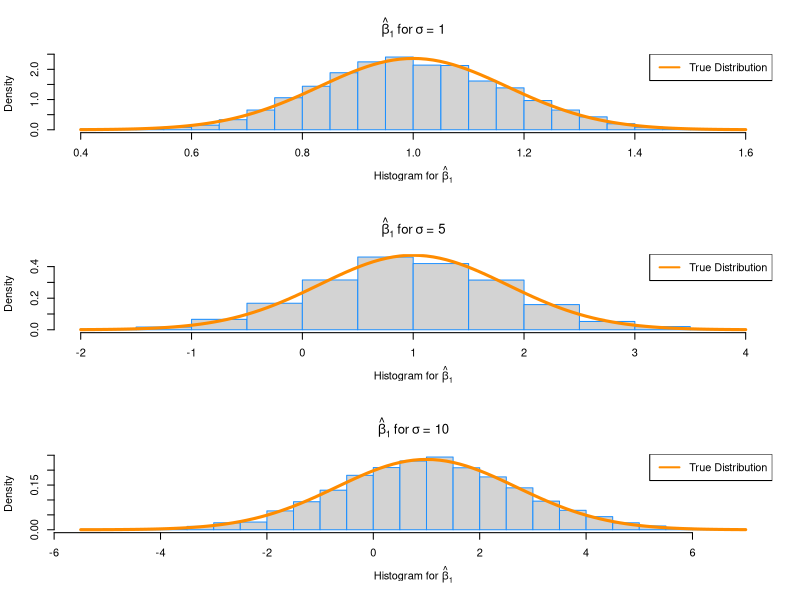
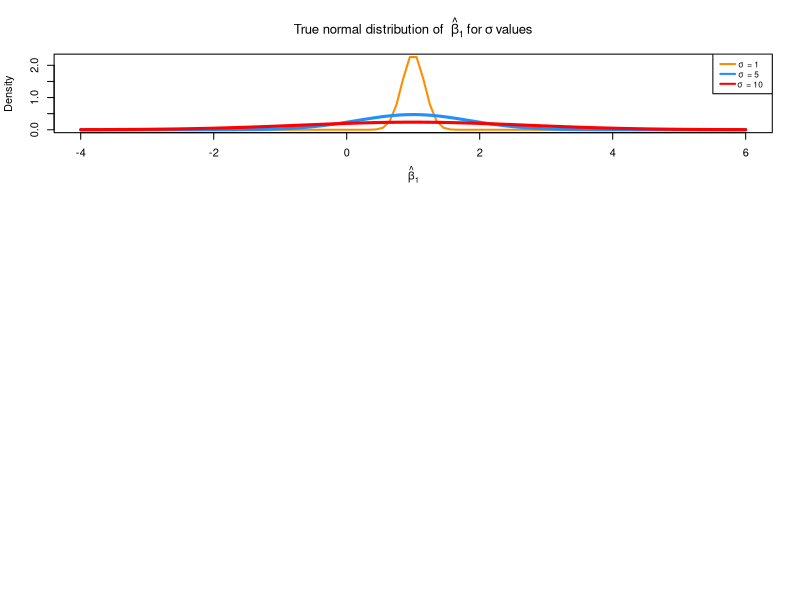
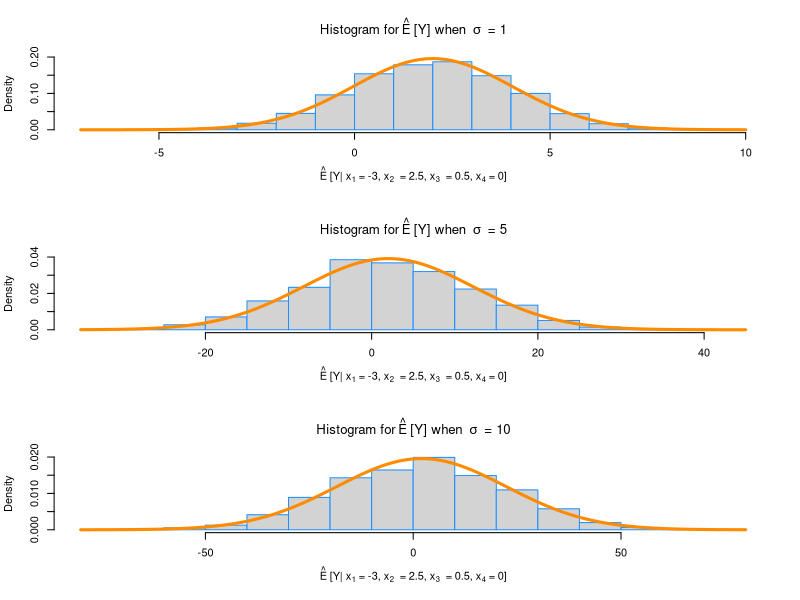
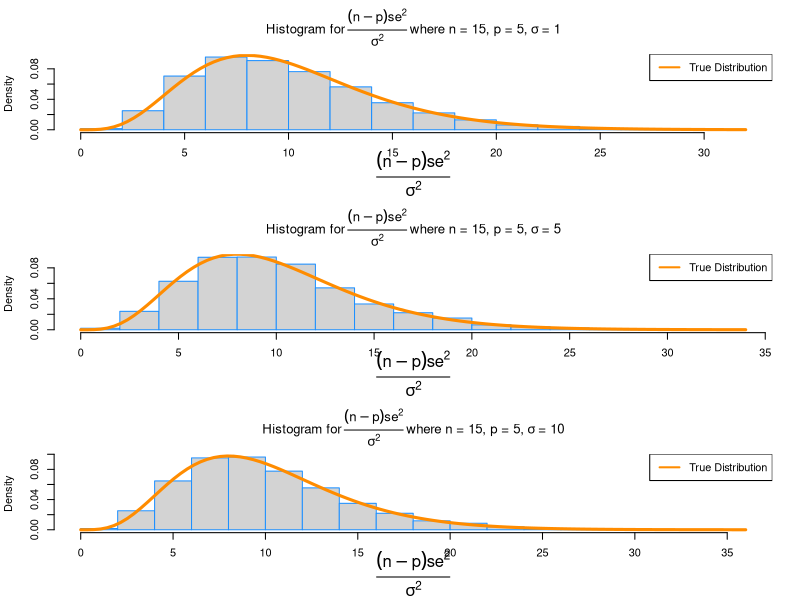
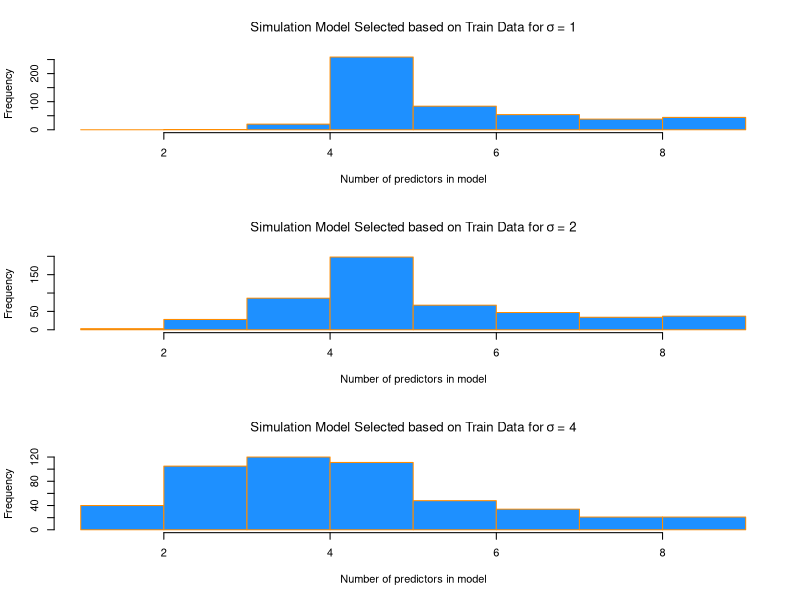
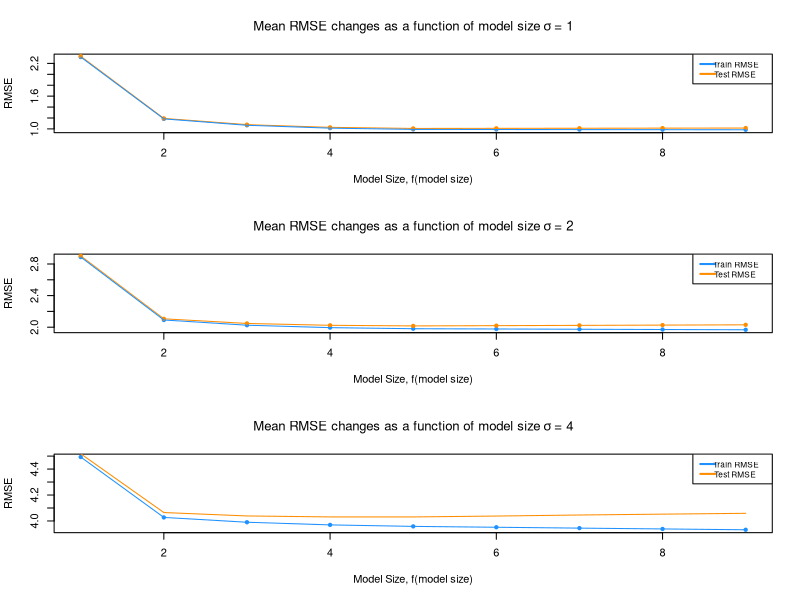

These figures' R source, in order: (Note: a time limit stopped this script after it produced the figures.)
## ---- chunk 1
birthday = 19810803
set.seed(birthday)

library(readr)
study_1 = read_csv("study_1.csv")

num_sims = 3000 # number of simulations
n = 15          # sample size
p = 5           # number of beta parameters

beta_0 = 2
beta_1 = 1
beta_2 = 1
beta_3 = 1
beta_4 = 1
sigma_1 = 1
sigma_2 = 5
sigma_3 = 10

x0 = rep(1, n)
x1 = study_1$x1
x2 = study_1$x2
x3 = study_1$x3
x4 = study_1$x4
X = cbind(x0, x1, x2, x3, x4)
C = solve(t(X) %*% X)
y = rep(0, n)

xo = c(1, -3, 2.5, 0.5, 0)
sim_data = data.frame(x1, x2, x3, x4, y)

simulate = function(num_sims, sigma){
  
  beta_hat_1   = rep(0, num_sims)
  se_squared   = rep(0, num_sims) 
  y_hat_xo     = rep(0, num_sims)

  for(i in 1:num_sims) {
    #create noise
    eps = rnorm(n, mean = 0 , sd = sigma)
    #simulate y values
    sim_data$y = beta_0 * x0 + beta_1 * x1 + beta_2 * x2 + beta_3 * x3 + beta_4 * x4 + eps
    #fit the model
    fit = lm(y ~ x1 + x2 + x3 + x4, data = sim_data)
    #extract values of interest
    beta_hat_1[i]   = coef(fit)[2]
    se_squared[i]   = (summary(fit)$sigma) ^ 2
    #calculate beta_hat for matrix multiplication to determine y_hat_xo
    beta_hat = solve(t(X) %*% X) %*% t(X) %*% sim_data$y
    y_hat_xo[i] = xo %*% beta_hat

  }
  data.frame(beta_hat_1 = beta_hat_1, se_squared = se_squared, y_hat_xo = y_hat_xo)
}

sim1 = simulate(num_sims, sigma_1)
sim2 = simulate(num_sims, sigma_2)
sim3 = simulate(num_sims, sigma_3)
## ---- chunk 2
#Examine beta_1 for simulations

get_true_variance = function(sigma){
  sigma ^ 2 * C[1 + 1, 1 + 1]
}

get_true_sd = function(sigma){
  sqrt(sigma ^ 2 * C[1 + 1, 1 + 1])
}

true_mean      = c(beta_1,beta_1, beta_1)
empirical_mean = c(mean(sim1$beta_hat_1),      mean(sim2$beta_hat_1),      mean(sim3$beta_hat_1))
true_variance  = c(get_true_variance(sigma_1), get_true_variance(sigma_2), get_true_variance(sigma_3))
empirical_var  = c(var(sim1$beta_hat_1),       var(sim2$beta_hat_1),       var(sim3$beta_hat_1))
true_sd        = c(get_true_sd(sigma_1),       get_true_sd(sigma_2),       get_true_sd(sigma_3))
empirical_sd   = c(sd(sim1$beta_hat_1),        sd(sim2$beta_hat_1),        sd(sim3$beta_hat_1))

simulations    = c("sim 1", "sim 2", "sim 3")
study_1_sigmas = c(sigma_1, sigma_2, sigma_3)

results = data.frame(simulations, study_1_sigmas, true_mean, empirical_mean, true_variance, empirical_var, true_sd, empirical_sd)
colnames(results) = c("Simulation Set", "Sigma Value", "True Mean", "Empirical Mean", "True Variance", "Empirical Variance", "True SD", "Empirical SD" )

## ---- chunk 3
knitr::kable(results, caption = "Analysis for True and Empirical Values Associated with beta_1_hat")
## ---- chunk 4
#examine distibutions
prob = rep(0, 3)
get_prob = function(sigma, beta_hat_1){
  sd_bh1 = sqrt(sigma ^ 2 * C[1 + 1, 1 + 1])
  prob[1] = mean(beta_1 - 1 * sd_bh1 < beta_hat_1 & beta_hat_1 < beta_1 + 1 * sd_bh1)
  prob[2] = mean(beta_1 - 2 * sd_bh1 < beta_hat_1 & beta_hat_1 < beta_2 + 2 * sd_bh1)
  prob[3] = mean(beta_1 - 3 * sd_bh1 < beta_hat_1 & beta_hat_1 < beta_2 + 3 * sd_bh1)
  prob
}
# We expect these to be: 0.68, 0.95, 0.997 since beta_hat_1 follows a normal distribution
#Get Probability for simulation 1
get_prob(sigma_1, sim1$beta_hat_1)
#Get Probability for simulation 2
get_prob(sigma_2, sim2$beta_hat_1)
#Get Probability for simulation 3
get_prob(sigma_3, sim3$beta_hat_1)
## ---- chunk 5
#
#setting to a 3x1
par(mfrow = c(3,1))

#simulation study with sigma = 1, normal distibution
hist(sim1$beta_hat_1, prob = TRUE, breaks = 20,
     xlab = expression("Histogram for" ~ hat(beta)[1]), 
     main = expression(hat(beta)[1]  ~ "for" ~ sigma ~ "= 1") , border = "dodgerblue", cex = 1.5)

curve(dnorm(x, mean = beta_1, sd = sqrt(sigma_1 ^ 2 * C[1 + 1, 1 + 1])),
      col = "darkorange", add = TRUE, lwd = 3)

legend("topright", "True Distribution", lty = c(1, 2), lwd = 2, col = "darkorange")


#simulation study with sigma = 5, normal distibution
hist(sim2$beta_hat_1, prob = TRUE, breaks = 20,
     xlab = expression("Histogram for" ~ hat(beta)[1]), 
     main = expression(hat(beta)[1]  ~ "for" ~ sigma ~ "= 5") , border = "dodgerblue", cex = 1.5)

curve(dnorm(x, mean = beta_1, sd = sqrt(sigma_2 ^ 2 * C[1 + 1, 1 + 1])),
      col = "darkorange", add = TRUE, lwd = 3)

legend("topright", "True Distribution", lty = c(1, 2), lwd = 2, col = "darkorange")


#simulation study with sigma = 10, normal distibution
hist(sim3$beta_hat_1, prob = TRUE, breaks = 20,
     xlab = expression("Histogram for" ~ hat(beta)[1]), 
     main = expression(hat(beta)[1]  ~ "for" ~ sigma ~ "= 10") , border = "dodgerblue", cex = 1.5)

curve(dnorm(x, mean = beta_1, sd = sqrt(sigma_3 ^ 2 * C[1 + 1, 1 + 1])),
      col = "darkorange", add = TRUE, lwd = 3)

legend("topright", "True Distribution", lty = c(1, 2), lwd = 2, col = "darkorange")
## ---- chunk 6
# plot curve for true normal distributions of beta_1_hat
x = seq(-4, 6, length = 100)
plot(x, dnorm(x, mean = 1, sd = sqrt(sigma_1 ^ 2 * C[1 + 1, 1 + 1])), type = "l", lty = 1, lwd = 2,
     xlab = expression(hat(beta)[1]), ylab = "Density",
     main = expression("True normal distribution of " ~ hat(beta)[1] ~ "for" ~ sigma ~ "values"), col = "darkorange")

curve(dnorm(x, mean = beta_1, sd = sqrt(sigma_2 ^ 2 * C[1 + 1, 1 + 1])),
      col = "dodgerblue", add = TRUE, lwd = 3)

curve(dnorm(x, mean = beta_1, sd = sqrt(sigma_3 ^ 2 * C[1 + 1, 1 + 1])),
      col = "red", add = TRUE, lwd = 3)

legend("topright", c(expression(sigma ~ " = 1"), expression(sigma ~ " = 5"), expression(sigma ~ " = 10")), lty = c(1,1,1), lwd = 2,
       col = c("darkorange", "dodgerblue", "red"), adj = c(0.2, 0.6), cex=0.75)
## ---- chunk 7
#please not that for the given x0, in code I am useing xoo to differentiate this value from the x0 found in the X matrix
#as with y_hat_xo as well

C = solve(t(X) %*% X)
C
xoo = c(1, -3, 2.5, .5, 0)

#comparing means
true_mean      = c(2,2, 2)
empirical_mean = c(mean(sim1$y_hat_xo),      mean(sim2$y_hat_xo),      mean(sim3$y_hat_xo))

true_variance  = c((sigma_1 ^2 * ( t(xoo) %*% C %*% xoo )), sigma_2 ^ 2 * ( t(xoo) %*% C %*% xoo ), sigma_3 ^ 2 * ( t(xoo) %*% C %*% xoo ))
empirical_var  = c(var(sim1$y_hat_xo),       var(sim2$y_hat_xo),       var(sim3$y_hat_xo))

true_sd  = c((sigma_1 * sqrt( t(xoo) %*% C %*% xoo )), sigma_2 * sqrt( t(xoo) %*% C %*% xoo ), sigma_3 * sqrt( t(xoo) %*% C %*% xoo ))
empirical_sd  = c(sd(sim1$y_hat_xo),       sd(sim2$y_hat_xo),       sd(sim3$y_hat_xo))

results = data.frame(simulations, study_1_sigmas, true_mean, empirical_mean, true_variance, empirical_var, true_sd, empirical_sd)
colnames(results) = c("Simulation Set", "Sigma Value", "True Mean", "Empirical Mean", "True Variance", "Empirical Variance", "True SD", "Empirical SD" )
## ---- chunk 8
knitr::kable(results, caption = "Analysis for True and Empirical Values $\\hat{\\text{E}}[Y \\mid x_1 = -3, x_2 = 2.5, x_3 = 0.5, x_4 = 0]")
## ---- chunk 9
prob = rep(0, 3)
get_prob_y_hat_xo = function(sigma, y_hat_xo){
  sd_bh1 = as.vector(sigma * sqrt( t(xoo) %*% C %*% xoo ))
  prob[1] = mean(2 - 1 * sd_bh1 < y_hat_xo & y_hat_xo < 2 + 1 * sd_bh1)
  prob[2] = mean(2 - 2 * sd_bh1 < y_hat_xo & y_hat_xo < 2 + 2 * sd_bh1)
  prob[3] = mean(2 - 3 * sd_bh1 < y_hat_xo & y_hat_xo < 2 + 3 * sd_bh1)
  prob
}
# We expect these to be: 0.68, 0.95, 0.997 since beta_hat_1 follows a normal distribution
#Get Probability for simulation 1
get_prob_y_hat_xo(sigma_1, sim1$y_hat_xo)
get_prob_y_hat_xo(sigma_2, sim2$y_hat_xo)
get_prob_y_hat_xo(sigma_3, sim3$y_hat_xo)
## ---- chunk 10
#setting to a 3x1
par(mfrow = c(3,1))
hist(sim1$y_hat_xo, prob = TRUE, breaks = 20,
     xlab = expression(hat(E) ~ "[Y|" ~ x[1] ~ "= -3," ~ x[2] ~" = 2.5," ~ x[3] ~" = 0.5," ~ x[4] ~ "= 0]"), main = expression("Histogram for" ~ hat(E) ~ "[Y] when " ~ sigma ~ " = 1"), border = "dodgerblue",  ylim = c(0, .2), cex = 1.5)

                
curve(dnorm(x, mean = 2, sd = sigma_1 * sqrt( t(xo) %*% C %*% xo)),
      col = "darkorange", add = TRUE, lwd = 3)

#simulation 2
hist(sim2$y_hat_xo, prob = TRUE, breaks = 20,
     xlab = expression(hat(E) ~ "[Y|" ~ x[1] ~ "= -3," ~ x[2] ~" = 2.5," ~ x[3] ~" = 0.5," ~ x[4] ~ "= 0]"), main = expression("Histogram for" ~ hat(E) ~ "[Y] when " ~ sigma ~ " = 5"), border = "dodgerblue",  ylim = c(0, .04), cex = 1.5)

curve(dnorm(x, mean = 2, sd = sigma_2 * sqrt( t(xo) %*% C %*% xo)),
      col = "darkorange", add = TRUE, lwd = 3)

#simulation 3
hist(sim3$y_hat_xo, prob = TRUE, breaks = 20,
     xlab = expression(hat(E) ~ "[Y|" ~ x[1] ~ "= -3," ~ x[2] ~" = 2.5," ~ x[3] ~" = 0.5," ~ x[4] ~ "= 0]"), main = expression("Histogram for" ~ hat(E) ~ "[Y] when " ~ sigma ~ " = 10"), border = "dodgerblue",  ylim = c(0, .02), cex = 1.5)

curve(dnorm(x, mean = 2, sd = sigma_3 * sqrt( t(xo) %*% C %*% xo)),
      col = "darkorange", add = TRUE, lwd = 3)
## ---- chunk 11
factor1 = (n-p)/sigma_1 ^ 2
factor2 = (n-p)/sigma_2 ^ 2
factor3 = (n-p)/sigma_3 ^ 2



true_mean      = c(10,10, 10)
empirical_mean = c(mean(sim1$se_squared * factor1), mean(sim2$se_squared * factor2), mean(sim3$se_squared * factor3))

true_variance  = c(20, 20, 20)
empirical_var  = c(var(sim1$se_squared * factor1),var(sim2$se_squared * factor2), var(sim3$se_squared * factor3))

results = data.frame(simulations, study_1_sigmas, true_mean, empirical_mean, true_variance, empirical_var)
colnames(results) = c("Simulation", "Sigma Value", "True Mean", "Empirical Mean", "True Variance", "Empirical Variance" )
## ---- chunk 12
knitr::kable(results, caption = "Analysis for True and Empirical Values $s_e^2$")
## ---- chunk 13
#looking at probabilities
c(mean(sim1$se_squared * factor1 < 3), mean(sim2$se_squared * factor2 < 3), mean(sim3$se_squared * factor3 < 3))
pchisq(3, df = 10)
## ---- chunk 14
#setting to a 3x1
par(mfrow = c(3,1))
#simulation 1
hist(((n-p) * sim1$se_squared)/(sigma_1^2), prob = TRUE, breaks = 20,
     xlab = mtext((expression( over((n-p) * se ^ 2, sigma ^ 2))), side=1, line=4), main = expression("Histogram for" ~ over((n-p) * se ^ 2, sigma ^ 2 ) ~ "where n = 15, p = 5," ~ sigma ~ "= 1"), border = "dodgerblue", cex = 1.5)

curve(dchisq(x, df = 10),
      col = "darkorange", add = TRUE, lwd = 3)
legend("topright", "True Distribution", lty = c(1, 2), lwd = 2, col = "darkorange")

#simulation 2
hist(((n-p) * sim2$se_squared)/(sigma_2^2), prob = TRUE, breaks = 20,
     xlab = mtext((expression( over((n-p) * se ^ 2, sigma ^ 2))), side=1, line=4), main = expression("Histogram for" ~ over((n-p) * se ^ 2, sigma ^ 2 ) ~ "where n = 15, p = 5," ~ sigma ~ "= 5"), border = "dodgerblue", cex = 1.5)

curve(dchisq(x, df = 10),
      col = "darkorange", add = TRUE, lwd = 3)
legend("topright", "True Distribution", lty = c(1, 2), lwd = 2, col = "darkorange")

#simulation 3
hist(((n-p) * sim3$se_squared)/(sigma_3^2), prob = TRUE, breaks = 20,
     xlab = mtext((expression( over((n-p) * se ^ 2, sigma ^ 2))), side=1, line=4), main = expression("Histogram for" ~ over((n-p) * se ^ 2, sigma ^ 2 ) ~ "where n = 15, p = 5," ~ sigma ~ "= 10"), border = "dodgerblue", cex = 1.5)

curve(dchisq(x, df = 10),
      col = "darkorange", add = TRUE, lwd = 3)
legend("topright", "True Distribution", lty = c(1, 2), lwd = 2, col = "darkorange")
## ---- chunk 15
#set seed
birthday = 19810803
set.seed(birthday)

#set known model parameters
beta_0 = 0
beta_1 = 6
beta_2 = -3.5
beta_3 = 1.7
beta_4 = -1.1
beta_5 = 0.7
#set values of sigma for each simulation
sigma_1 = 1
sigma_2 = 2
sigma_3 = 4

num_sims = 500
sample_size_split = 300
sample_size_total = 600

library(readr)
study_2 = read_csv("study_2.csv")

x0 = rep(1, sample_size_total)
x1 = study_2$x1
x2 = study_2$x2
x3 = study_2$x3
x4 = study_2$x4
x5 = study_2$x5
x6 = study_2$x6
x7 = study_2$x7
x8 = study_2$x8
x9 = study_2$x9
y = rep(0, sample_size_total)


sim_data = data.frame(x1, x2, x3, x4, x5,x6, x7, x8, x9,  y)

get_predict = function(model, test_data){
  test_data$y - predict(model, newdata = test_data)
}

get_RMSE= function(data) {
  RMSE   = sqrt( mean(data ^ 2  ))
}

simulate2 = function(num_sims, sigma){
  RMSE_train   = matrix(0, nrow = num_sims, ncol = 9)
  RMSE_test    =  matrix(0, nrow = num_sims, ncol = 9)
  winner_test  = rep(0, num_sims)
  winner_train = rep(0, num_sims)
  
  for(i in 1:num_sims) {
      
    eps = rnorm(sample_size_total, mean = 0 , sd = sigma)
    
    sim_data$y = beta_0 * x0 + beta_1 * x1 + beta_2 * x2 + beta_3 * x3 + beta_4 * x4 + beta_5 * x5 +   eps
    
    train_index = sample(1:nrow(sim_data), sample_size_split)
    train = sim_data[train_index ,]
    test  = sim_data[-train_index ,]
    
    model_1 = lm( y ~ x1, data = train)
    model_2 = lm( y ~ x1 + x2, data = train)
    model_3 = lm( y ~ x1 + x2 + x3, data = train)
    model_4 = lm( y ~ x1 + x2 + x3 + x4, data = train)
    model_5 = lm( y ~ x1 + x2 + x3 + x4 + x5, data = train)
    model_6 = lm( y ~ x1 + x2 + x3 + x4 + x5 + x6, data = train)
    model_7 = lm( y ~ x1 + x2 + x3 + x4 + x5 + x6 + x7, data = train)
    model_8 = lm( y ~ x1 + x2 + x3 + x4 + x5 + x6 + x7 + x8, data = train)
    model_9 = lm( y ~ x1 + x2 + x3 + x4 + x5 + x6 + x7 + x8 + x9, data = train)
    
    RMSE_train[i ,] = c(get_RMSE(resid(model_1)), get_RMSE(resid(model_2)), get_RMSE(resid(model_3)), get_RMSE(resid(model_4)),
                      get_RMSE(resid(model_5)), get_RMSE(resid(model_6)), get_RMSE(resid(model_7)), get_RMSE(resid(model_8)),
                      get_RMSE(resid(model_9))
                      )

    RMSE_test[i, ] = c(get_RMSE(get_predict(model_1, test)), get_RMSE(get_predict(model_2, test)), 
                       get_RMSE(get_predict(model_3, test)), get_RMSE(get_predict(model_4, test)), 
                       get_RMSE(get_predict(model_5, test)), get_RMSE(get_predict(model_6, test)), 
                       get_RMSE(get_predict(model_7, test)), get_RMSE(get_predict(model_8, test)), 
                       get_RMSE(get_predict(model_9, test))
                       )
    winner_test[i] = which.min(RMSE_test[i, ])
    winner_train[i] = which.min(RMSE_train[i, ])
    
  }
  result = data.frame(RMSE_train, RMSE_test, winner_test, winner_train) 
  colnames(result) <- c( "TrainRMSE_M1", "TrainRMSE_M2", "TrainRMSE_M3", "TrainRMSE_M4", "TrainRMSE_M5", "TrainRMSE_M6", 
                         "TrainRMSE_M7", "TrainRMSE_M8", "TrainRMSE_M9", 
                         "TestRMSE_M1",  "TestRMSE_M2",  "TestRMSE_M3",  "TestRMSE_M4", "TestRMSE_M5", "TestRMSE_M6", "TestRMSE_M7", 
                         "TestRMSE_M8",  "TestRMSE_M9",  "TestWinner",   "TrainWinner")
  result
}

#run simulations 500 times for values of sigma: 1, 2, 4
sim1_sigma1 = simulate2(500, 1)
sim2_sigma2 = simulate2(500, 2)
sim3_sigma3 = simulate2(500, 4)
## ---- chunk 16
#Summerizing the results into a tables for each value of sigma
num_models  = 9
WinnerTest  = rep(0, 9)
WinnerTrain = rep(0, 9)
summarize_winners = function(data){
  for(i in 1: num_models){
    WinnerTest[i] = nrow(data[(data$TestWinner == i), ])
    WinnerTrain[i] = nrow(data[(data$TrainWinner == i), ])
  }
  predictorVariables = rep(1:9)
  result = data.frame(predictorVariables, WinnerTest, WinnerTrain)
  colnames(result) = c("Model Selected", "Num of Sims Model Selected base on Lowest Test RMSE", "Num of Sims Model Selected based on Lowest Train RMSE")
  result
}

## ---- chunk 17
knitr::kable(summarize_winners(sim1_sigma1), caption = "Model Winner Based on Lowest RMSE Value for $\\sigma$ = 1" )
## ---- chunk 18
knitr::kable(summarize_winners(sim2_sigma2), caption = "Model Winner Based on Lowest RMSE Value for $\\sigma$ = 2" )
## ---- chunk 19
knitr::kable(summarize_winners(sim3_sigma3), caption = "Model Winner Based on Lowest RMSE Value for $\\sigma$ = 4")
## ---- chunk 20
#setting to a 3x1
par(mfrow = c(3,1))

hist(sim1_sigma1$TestWinner,
     main   = expression("Simulation Model Selected based on Train Data for" ~ sigma ~ "= 1"),
     xlab   = "Number of predictors in model",
     col    = "dodgerblue",
     border = "darkorange", breaks = seq(1, 9))

hist(sim2_sigma2$TestWinner,
     main   = expression("Simulation Model Selected based on Train Data for" ~ sigma ~ "= 2"),
     xlab   = "Number of predictors in model",
     col    = "dodgerblue",
     border = "darkorange", breaks = seq(1, 9))

hist(sim3_sigma3$TestWinner,
     main   = expression("Simulation Model Selected based on Train Data for" ~ sigma ~ "= 4"),
     xlab   = "Number of predictors in model",
     col    = "dodgerblue",
     border = "darkorange", breaks = seq(1, 9))
## ---- chunk 21
#summerizing data to get the means
get_means = function(data){
  end = ncol(data) -2
  model_means = rep(0, end)
  for(i in 1:end) {
    model_means[i] = mean(data[, i])
  }
  model_means
}

sim1_means = get_means(sim1_sigma1)
sim2_means = get_means(sim2_sigma2)
sim3_means = get_means(sim3_sigma3)

par(mfrow = c(3,1))
#plot for sigma = 1 RMSE Mean 
plot(sim1_means[1:9], pch = 20, col = "dodgerblue", cex = 1,
     xlab = "Model Size, f(model size)",
     ylab = "RMSE",
     main = expression("Mean RMSE changes as a function of model size" ~ sigma ~ "= 1"))
points(sim1_means[10:18], pch = 20, col = "darkorange", cex = 1)

lines(sim1_means[10:18], col = "darkorange")
lines(sim1_means[1:9],   col = "dodgerblue")

legend("topright", c("Train RMSE", "Test RMSE"), lty = c(1,1,1), lwd = 2,
       col = c("dodgerblue", "darkorange"), adj = c(0.2, 0.6), cex=0.75)


#plot for sigma = 2 RMSE Mean 
plot(sim2_means[1:9], pch = 20, col = "dodgerblue", cex = 1,
     xlab = "Model Size, f(model size)",
     ylab = "RMSE",
     main = expression("Mean RMSE changes as a function of model size" ~ sigma ~ "= 2"))
points(sim2_means[10:18], pch = 20, col = "darkorange", cex = 1)

lines(sim2_means[10:18], col = "darkorange")
lines(sim2_means[1:9],   col = "dodgerblue")

legend("topright", c("Train RMSE", "Test RMSE"), lty = c(1,1,1), lwd = 2,
       col = c("dodgerblue", "darkorange"), adj = c(0.2, 0.6), cex=0.75)

#sigma = 4
#plot for sigma = 1 RMSE Mean 
plot(sim3_means[1:9], pch = 20, col = "dodgerblue", cex = 1,
     xlab = "Model Size, f(model size)",
     ylab = "RMSE",
     main = expression("Mean RMSE changes as a function of model size" ~ sigma ~ "= 4"))
points(sim1_means[10:18], pch = 20, col = "darkorange", cex = 1)

lines(sim3_means[10:18], col = "darkorange")
lines(sim3_means[1:9],   col = "dodgerblue")

legend("topright", c("Train RMSE", "Test RMSE"), lty = c(1,1,1), lwd = 2,
       col = c("dodgerblue", "darkorange"), adj = c(0.2, 0.6), cex=0.75)

## ---- chunk 22
x_values = seq(0, 5, length = 25)
## ---- chunk 23
birthday = 19810803
set.seed(birthday)

num_sims = 1000 # number of simulations
x_values = seq(0, 5, length = 25)
n        = length(x_values)   # sample size
alpha    = c(0.01,0.05,0.10)
beta_1   = seq(0, 3, .1)
p_value  = rep(0, length(beta_1))


simulate3 = function(num_sim, sigma){
  p_values = matrix(0, num_sim,  length(beta_1))  
  for(sim in 1: num_sim){
    for(i in 1:length(beta_1)) {
      signal   = x_values * beta_1[i]
      eps      = rnorm(25, mean= 0, sd = sigma)
      y        = signal + eps
      fit      = lm(y ~ x_values)
      p_value[i] = summary(fit)$coefficients[2,4]
    }
    p_values[sim, ]  = p_value
  }
  as.data.frame(p_values)
}

get_power = function(data, alpha){
  pwr = matrix(0, nrow = length(alpha), ncol = ncol(data))
  for (j in 1: length(alpha)){
    rejectHo = rep(0, ncol(data))
    for (i in 1: ncol(data)){
      #we should reject Ho when beta > 0
      rejectHo[i] = sum(data[ , i] < alpha[j])
    }
    pwr[ j ,  ] = rejectHo/nrow(data)  
  }
  pwr = as.data.frame(pwr)
  colnames(pwr) = beta_1
  pwr
}

#simulate for sigma = 1
data_sigma1  = simulate3(1000, 1)
#get power power = #tests rejected/#simulations for a given beta_1 value
power_sigma1 = get_power(data_sigma1, alpha)

#simulate for sigma = 2
data_sigma2  = simulate3(1000, 2)
#get power power = #tests rejected/#simulations for a given beta_1 value
power_sigma2 = get_power(data_sigma2, alpha)

#simulate for sigma = 4
data_sigma3  = simulate3(1000, 4)
#get power power = #tests rejected/#simulations for a given beta_1 value
power_sigma3 = get_power(data_sigma3, alpha)
## ---- chunk 24
#setting to a 3x1
par(mfrow = c(3,1))

#Sigma = 1
par(mar = c(5, 5, 2, 2)) # adjusted plot margins, otherwise the "hat" does not display

plot(beta_1, power_sigma1[1, ], pch = 20, col = "dodgerblue", cex = 1,
     xlab = expression(hat(beta)[1] ~ "values"),
     ylab = expression(hat(Power)),
     main = expression(hat(Power) ~ "for " ~ sigma ~ " = 1"))

points(beta_1, power_sigma1[2, ], pch = 20, col = "darkorange", cex = 1)

points(beta_1, power_sigma1[3, ], pch = 20, col = "red", cex = 1)

lines(beta_1, power_sigma1[1, ], col = "dodgerblue")

lines(beta_1, power_sigma1[2, ], col = "darkorange")

lines(beta_1, power_sigma1[3, ], col = "red")

legend("bottomright", c(expression(alpha ~ " = 0.01" ), expression(alpha ~ "= 0.05"), expression(alpha ~ "= 0.10")), lty = 1, lwd = 2,
       col = c("dodgerblue", "darkorange", "red"), adj = c(0.2, 0.6))

#Sigma = 2

par(mar = c(5, 5, 2, 2)) # adjusted plot margins, otherwise the "hat" does not display

plot(beta_1, power_sigma2[1, ], pch = 20, col = "dodgerblue", cex = 1,
     xlab = expression(hat(beta)[1] ~ "values"),
     ylab = expression(hat(Power)),
     main = expression(hat(Power) ~ "for " ~ sigma ~ " = 2"))

points(beta_1, power_sigma2[2, ], pch = 20, col = "darkorange", cex = 1)

points(beta_1, power_sigma2[3, ], pch = 20, col = "red", cex = 1)

lines(beta_1, power_sigma2[1, ], col = "dodgerblue")

lines(beta_1, power_sigma2[2, ], col = "darkorange")

lines(beta_1, power_sigma2[3, ], col = "red")

legend("bottomright", c(expression(alpha ~ " = 0.01" ), expression(alpha ~ "= 0.05"), expression(alpha ~ "= 0.10")), lty = 1, lwd = 2,
       col = c("dodgerblue", "darkorange", "red"), adj = c(0.2, 0.6))

#Sigma = 3

par(mar = c(5, 5, 2, 2)) # adjusted plot margins, otherwise the "hat" does not display

plot(beta_1, power_sigma3[1, ], pch = 20, col = "dodgerblue", cex = 1,
     xlab = expression(hat(beta)[1] ~ "values"),
     ylab = expression(hat(Power)),
     main = expression(hat(Power) ~ "for " ~ sigma ~ " = 4"))

points(beta_1, power_sigma3[2, ], pch = 20, col = "darkorange", cex = 1)

points(beta_1, power_sigma3[3, ], pch = 20, col = "red", cex = 1)

lines(beta_1, power_sigma3[1, ], col = "dodgerblue")

lines(beta_1, power_sigma3[2, ], col = "darkorange")

lines(beta_1, power_sigma3[3, ], col = "red")

legend("bottomright", c(expression(alpha ~ " = 0.01" ), expression(alpha ~ "= 0.05"), expression(alpha ~ "= 0.10")), lty = 1, lwd = 2,
       col = c("dodgerblue", "darkorange", "red"), adj = c(0.2, 0.6))
## ---- chunk 25
#Power Value near at alpha for simulations of 1000
knitr::kable(data.frame(alpha, power_sigma1$`0`, power_sigma2$`0`, power_sigma3$`0`), caption = "Power Value at $beta_1$ = 0 compared to $alpha$ values")
